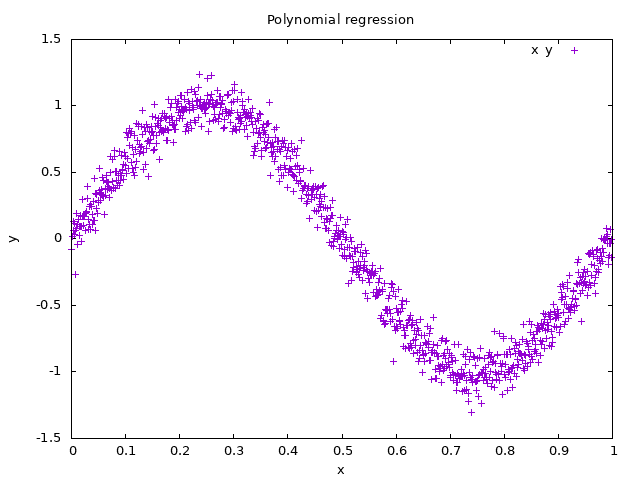

Write the gnuplot code that produced this figure.
set terminal png size 640,480 enhanced font "Sans Serif,10";
set output "basicplot.png";
set xlabel "x";
set ylabel "y";
set title "Polynomial regression";
plot "<cat" title "x ~ y";
